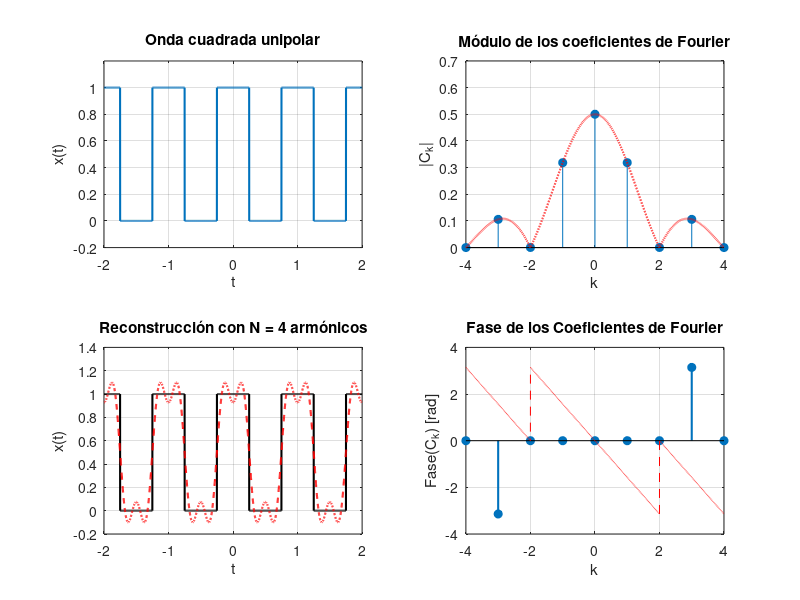

Here is the MATLAB script that generated this plot:
%Parametros iniciales
T = 1;
N = 4;
smpl = 1000*N;
DC = 50;
t = linspace(-2*T,2*T,smpl).';
k = -N:1:N;
%La onda cuadrada
x = square(2*pi*t/T+pi*DC/100,DC);
x = (x+1)/2;
%Calculo de los coeficientes
dt = T/(smpl-1);
C_k = x.'*exp(-j*2*pi/T*(t*k));
C_k = dt/T * C_k.';
% Reconstrucción usando la serie truncada
x_rec = real(exp(-j*2*pi/T*(t*k))*C_k);
%Valores de funcion sync
k_sync = linspace(-N,N,1000*N);
sync = zeros(size(k_sync));
sync(k_sync==0) = DC/100;
sync(k_sync~=0) = sin(pi*k_sync(k_sync~=0)*DC/100)...
    ./(pi*k_sync(k_sync~=0)).* exp(-1j*pi*k_sync(k_sync~=0)*DC/100);
%Señal Temporal
subplot(2,2,1)
plot(t,x,'linewidth',1.5)
grid on, ylim([-0.2 1.2])
xlabel('t'), ylabel('x(t)')
title('Onda cuadrada unipolar')
%Modulo Coeficientes de Fourier
subplot(2,2,2)
stem(k, abs(C_k),'filled')
hold on
plot(k_sync, abs(sync),'r--','LineWidth',1.5,'DisplayName','|sync|')
grid on
xlabel('k'), ylabel('|C_k|')
title('Módulo de los coeficientes de Fourier')
%Fase Coeficientes de Fourier
subplot(2,2,4)
stem(k,angle(C_k),'filled','LineWidth',1.5)
hold on
plot(linspace(-N,N,1000*N),angle(sync),'r--')
grid on
xlabel('k'), ylabel('Fase(C_k) [rad]')
title('Fase de los Coeficientes de Fourier')
%Señal Recuperada
subplot(2,2,3)
plot(t,x,'k','LineWidth',1.5), hold on
plot(t,x_rec,'r--','LineWidth',1.5)
grid on
xlabel('t'), ylabel('x(t)')
title(sprintf('Reconstrucción con N = %d armónicos', N))
